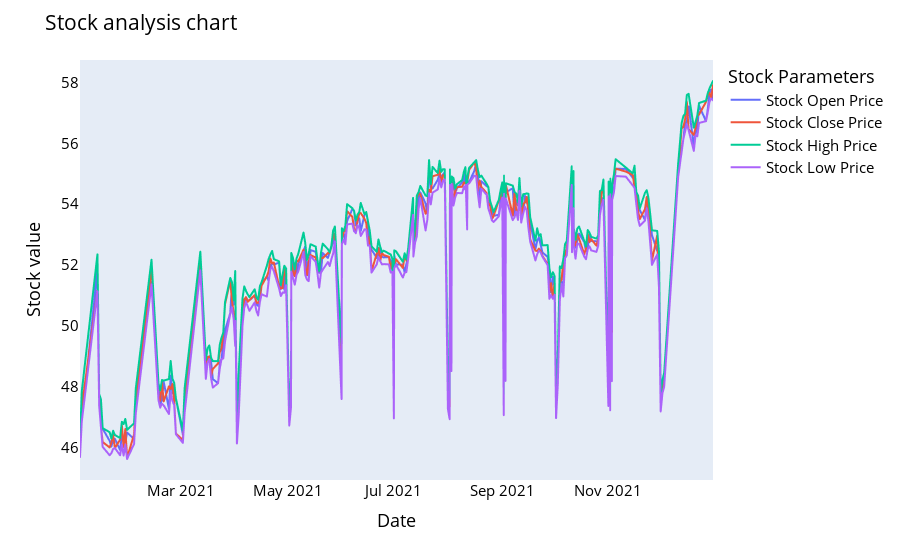

Source (notebook cell):
### Code cell
# Sort the DataFrame by 'Date'
y_2021.sort_values(by='Date', inplace=True)

names = cycle(['Stock Open Price', 'Stock Close Price', 'Stock High Price', 'Stock Low Price'])

fig = px.line(y_2021, x='Date', y=['Open', 'Close', 'High', 'Low'],
              labels={'Date': 'Date', 'value': 'Stock value'})
fig.update_layout(title_text='Stock analysis chart', font_size=15, font_color='black', legend_title_text='Stock Parameters')
fig.for_each_trace(lambda t: t.update(name=next(names)))
fig.update_xaxes(showgrid=False)
fig.update_yaxes(showgrid=False)

fig.show()

### Figure 1 — Plotly figure (JSON) as saved in the notebook; plotly's stock layout.template omitted (floating-point values rounded to 4 significant figures; data arrays with more than 128 entries replaced by an {"elided": "..."} marker saying what was removed)
{"data": [{"hovertemplate": "variable=Open<br>Date=%{x}<br>Stock value=%{y}<extra></extra>", "legendgroup": "Open", "line": {"color": "#636efa", "dash": "solid"}, "marker": {"symbol": "circle"}, "mode": "lines", "name": "Stock Open Price", "showlegend": true, "type": "scattergl", "x": {"elided": "252 str values"}, "xaxis": "x", "y": {"elided": "252 float values"}, "yaxis": "y"}, {"hovertemplate": "variable=Close<br>Date=%{x}<br>Stock value=%{y}<extra></extra>", "legendgroup": "Close", "line": {"color": "#EF553B", "dash": "solid"}, "marker": {"symbol": "circle"}, "mode": "lines", "name": "Stock Close Price", "showlegend": true, "type": "scattergl", "x": {"elided": "252 str values"}, "xaxis": "x", "y": {"elided": "252 float values"}, "yaxis": "y"}, {"hovertemplate": "variable=High<br>Date=%{x}<br>Stock value=%{y}<extra></extra>", "legendgroup": "High", "line": {"color": "#00cc96", "dash": "solid"}, "marker": {"symbol": "circle"}, "mode": "lines", "name": "Stock High Price", "showlegend": true, "type": "scattergl", "x": {"elided": "252 str values"}, "xaxis": "x", "y": {"elided": "252 float values"}, "yaxis": "y"}, {"hovertemplate": "variable=Low<br>Date=%{x}<br>Stock value=%{y}<extra></extra>", "legendgroup": "Low", "line": {"color": "#ab63fa", "dash": "solid"}, "marker": {"symbol": "circle"}, "mode": "lines", "name": "Stock Low Price", "showlegend": true, "type": "scattergl", "x": {"elided": "252 str values"}, "xaxis": "x", "y": {"elided": "252 float values"}, "yaxis": "y"}], "layout": {"font": {"color": "black", "size": 15}, "legend": {"title": {"text": "Stock Parameters"}, "tracegroupgap": 0}, "margin": {"t": 60}, "title": {"text": "Stock analysis chart"}, "xaxis": {"anchor": "y", "domain": [0, 1], "showgrid": false, "title": {"text": "Date"}}, "yaxis": {"anchor": "x", "domain": [0, 1], "showgrid": false, "title": {"text": "Stock value"}}}}
